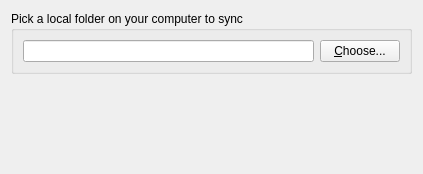
<?xml version="1.0" encoding="UTF-8"?>
<ui version="4.0">
 <class>FolderWizardSourcePage</class>
 <widget class="QWidget" name="FolderWizardSourcePage">
  <property name="geometry">
   <rect>
    <x>0</x>
    <y>0</y>
    <width>423</width>
    <height>174</height>
   </rect>
  </property>
  <property name="windowTitle">
   <string>Form</string>
  </property>
  <layout class="QGridLayout" name="gridLayout_2">
   <item row="2" column="0">
    <spacer name="verticalSpacer">
     <property name="orientation">
      <enum>Qt::Vertical</enum>
     </property>
     <property name="sizeHint" stdset="0">
      <size>
       <width>349</width>
       <height>0</height>
      </size>
     </property>
    </spacer>
   </item>
   <item row="0" column="0">
    <widget class="QGroupBox" name="groupBox">
     <property name="title">
      <string>Pick a local folder on your computer to sync</string>
     </property>
     <layout class="QGridLayout" name="gridLayout">
      <item row="0" column="0">
       <layout class="QHBoxLayout" name="horizontalLayout_2">
        <item>
         <widget class="QLineEdit" name="localFolderLineEdit"/>
        </item>
        <item>
         <widget class="QPushButton" name="localFolderChooseBtn">
          <property name="text">
           <string>&amp;Choose...</string>
          </property>
         </widget>
        </item>
       </layout>
      </item>
     </layout>
    </widget>
   </item>
   <item row="1" column="0">
    <widget class="QLabel" name="warnLabel">
     <property name="autoFillBackground">
      <bool>true</bool>
     </property>
     <property name="text">
      <string/>
     </property>
     <property name="textFormat">
      <enum>Qt::RichText</enum>
     </property>
     <property name="margin">
      <number>3</number>
     </property>
    </widget>
   </item>
  </layout>
 </widget>
 <resources/>
 <connections/>
</ui>
